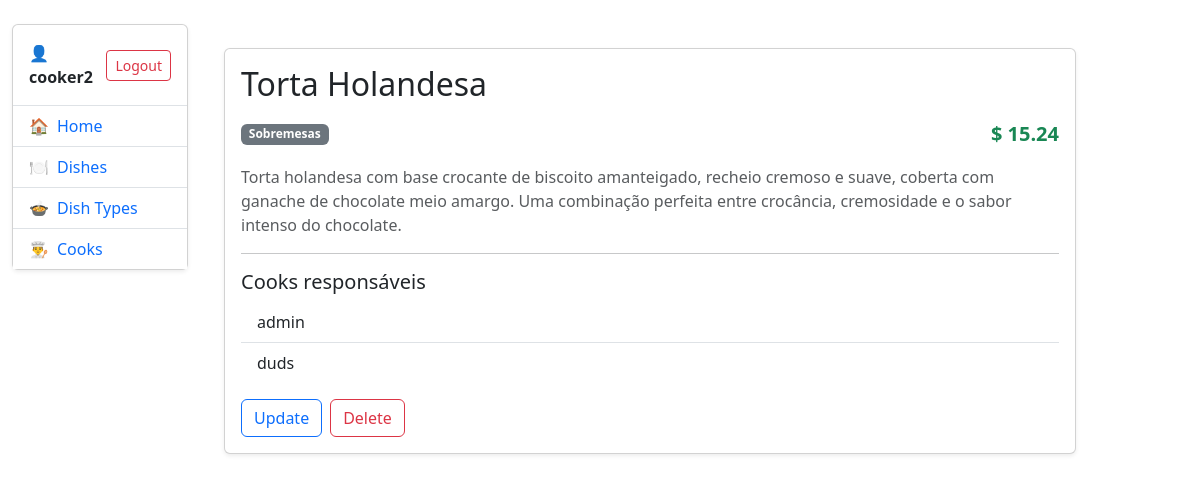
Page /dishes/6/ (signed in) on the committed database.
### kitchen/models.py (models this page shows, shortened)
class Cook(AbstractUser):
    years_of_experience = models.IntegerField(
        null=True,
        blank=True,
    )

class Dish(models.Model):
    name = models.CharField(max_length=255)
    description = models.TextField()
    price = models.DecimalField(decimal_places=2, max_digits=10)
    dish_type = models.ForeignKey(
        DishType,
        on_delete=models.CASCADE,
        related_name="dishes"
    )
    cooks = models.ManyToManyField(
        settings.AUTH_USER_MODEL,
        related_name="dishes",
    )

class DishType(models.Model):
    name = models.CharField(max_length=255)

### kitchen/views.py (the view)
# urls.py: path("dishes/<int:pk>/", DishDetailView.as_view(), name="dish-detail"),
class DishDetailView(LoginRequiredMixin, generic.DetailView):
    model = Dish
    queryset = Dish.objects.select_related("dish_type").prefetch_related("cooks")

### templates/kitchen/dish_detail.html (shortened to what this page needs)
{% extends "base.html" %}
{% block content %}
<div class="container mt-4">
  <div class="card shadow-sm">
    <div class="card-body">
      <h2 class="card-title mb-3">{{ dish.name }}</h2>
      <div class="d-flex justify-content-between align-items-center mb-3">
        <span class="badge bg-secondary">
          {{ dish.dish_type.name }}
        </span>
        <span class="fs-5 fw-bold text-success">
          $ {{ dish.price }}
        </span>
      </div>
      <p class="card-text text-muted">
        {{ dish.description }}
      </p>
      <hr>
      <h5 class="mb-2">Cooks responsáveis</h5>
      {% if dish.cooks.all %}
        <ul class="list-group list-group-flush mb-3">
          {% for cook in dish.cooks.all %}
            <li class="list-group-item">
              {{ cook.username }}
            </li>
          {% endfor %}
        </ul>
      {% else %}
        <p class="text-muted">Nenhum cook associado.</p>
      {% endif %}
      <div class="d-flex gap-2">
        <a class="btn btn-outline-primary" href="{% url 'kitchen:dish-update' dish.id %}">
          Update
        </a>
        <a class="btn btn-outline-danger" href="{% url 'kitchen:dish-delete' dish.id %}">
          Delete
        </a>
      </div>
    </div>
  </div>
</div>
{% endblock %}

### templates/includes/sidebar.html (shortened to what this page needs)
<div class="card shadow-sm">
  <div class="card-body p-0">
    {% if user.is_authenticated %}
      <div class="p-3 border-bottom d-flex align-items-center justify-content-between">
        <div>
          <strong>👤 {{ user.username }}</strong>
        </div>
        <form action="{% url 'logout' %}" method="post" class="mb-0">
          <button class="btn btn-sm btn-outline-danger" type="submit">
            Logout
          </button>
        </form>
      </div>
    {% else %}
      <div class="p-3 border-bottom text-center">
        <a class="btn btn-outline-primary w-100" href="{% url 'login' %}">
          Login
        </a>
      </div>
    {% endif %}
    <ul class="list-group list-group-flush">
      <li class="list-group-item">
        <a class="text-decoration-none d-flex align-items-center gap-2"
           href="{% url 'kitchen:index' %}">
          🏠 <span>Home</span>
        </a>
      </li>
      <li class="list-group-item">
        <a class="text-decoration-none d-flex align-items-center gap-2"
           href="{% url 'kitchen:dish-list' %}">
          🍽️ <span>Dishes</span>
        </a>
      </li>
      <li class="list-group-item">
        <a class="text-decoration-none d-flex align-items-center gap-2"
           href="{% url 'kitchen:dish-type-list' %}">
          🍲 <span>Dish Types</span>
        </a>
      </li>
      <li class="list-group-item">
        <a class="text-decoration-none d-flex align-items-center gap-2"
           href="{% url 'kitchen:cook-list' %}">
          👨‍🍳 <span>Cooks</span>
        </a>
      </li>
    </ul>
  </div>
</div>

### rows in the picture
Cook: username "cooker2"
Dish: name "Torta Holandesa", dish_type.name "Sobremesas", price "15.24", description "Torta holandesa com base crocante de biscoito amanteigado, recheio cremoso e suave, coberta com ganache de chocolate meio amargo. Uma combinação perfeita entre crocância, cremosidade e o sabor intenso do chocolate."
Cook: username "admin"
Cook: username "duds"
